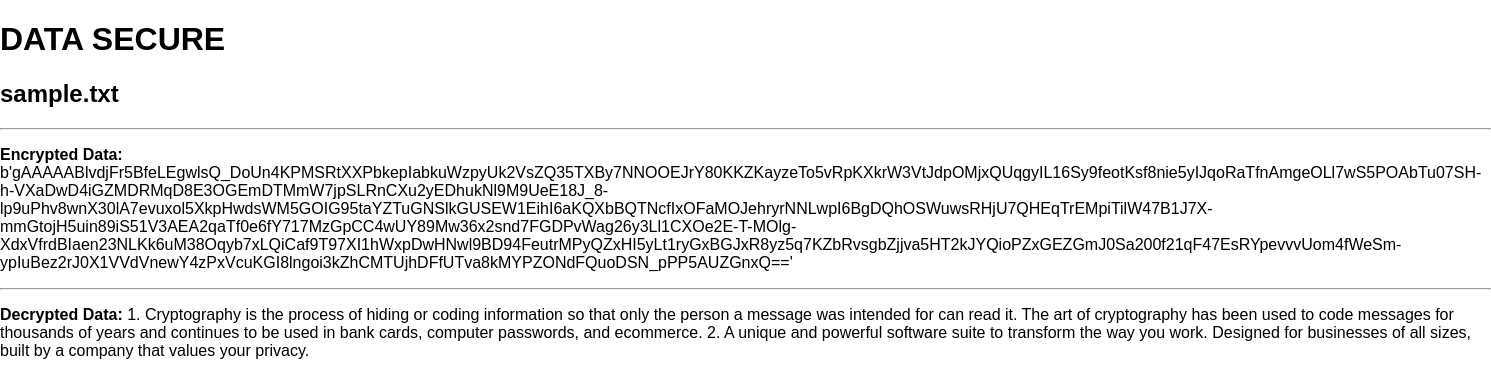
Screenshot of /view/1/ with the database file from the repository.
### enc_app/models.py (models this page shows)
class EncryptedFile(models.Model):
    file_name = models.CharField(max_length=255)
    encrypted_data = models.BinaryField()
    encryption_key = models.BinaryField()

### enc_app/views.py (the view)
# urls.py: path('view/<int:file_id>/', view_file, name='view_file'),
def view_file(request, file_id):
    file = EncryptedFile.objects.get(pk=file_id)
    decrypted_data = decrypt_data(file.encrypted_data, file.encryption_key)
    return render(request, 'view_file.html', {'file': file, 'decrypted_data': decrypted_data})

### enc_app/utils.py (called while the page is built)
def decrypt_data(encrypted_data, key):
    cipher = Fernet(key)
    decrypted_data = cipher.decrypt(encrypted_data)
    return decrypted_data.decode()

### enc_app/templates/view_file.html (shortened to what this page needs)
<!DOCTYPE html>
{% extends 'base.html' %}
{% block content %}
    <h2>{{ file.file_name }}</h2>
    <hr></hr>
    <p><strong> Encrypted Data: </strong> {{ file.encrypted_data }}</p>
    <hr></hr>
    <p><strong> Decrypted Data: </strong> {{ decrypted_data }}</p>
{% endblock %}

### enc_app/templates/base.html (shortened to what this page needs)
<!DOCTYPE html>
<html lang="en">
<head>
</head>
<body>
    <h1>{% block header %}DATA SECURE{% endblock %}</h1>
    {% block content %}{% endblock %}
</body>
</html>

### enc_app/templates/base.html (style rules this page uses)
body { font-family: Arial, sans-serif; margin: 0; padding: 0; color: black; background-color: white; }

### rows the page displays
EncryptedFile: file_name "sample.txt", encrypted_data "b'gAAAAABlvdjFr5BfeLEgwlsQ_DoUn4KPMSRtXXPbkepIabkuWzpyUk2VsZQ35TXBy7NNOOEJrY80KKZKayzeTo5vRpKXkrW3VtJdpOMjxQUqgyIL16Sy9feotKsf8nie5yIJqoRaTfnAmgeOLl7wS5POAbTu07SH-h-VXaDwD4iGZMDRMqD8E3OGEmDTMmW7jpSLRnCXu2yEDhukNl9M9UeE18J_8-lp9uPhv8wnX30lA7evuxol5XkpHwdsWM5GOIG95taYZTuGNSlkGUSEW1EihI6aKQXbBQTNcfIxOFaMOJehryrNNLwpI6BgDQhOSWuwsRHjU7QHEqTrEMpiTilW47B1J7X-mmGtojH5uin89iS51V3AEA2qaTf0e6fY717MzGpCC4wUY89Mw36x2snd7FGDPvWag26y3Ll1CXOe2E-T-MOlg-XdxVfrdBIaen23NLKk6uM38Oqyb7xLQiCaf9T97XI1hWxpDwHNwl9BD94FeutrMPyQZxHI5yLt1ryGxBGJxR8yz5q7KZbRvsgbZjjva5HT2kJYQioPZxGEZGmJ0Sa200f21qF47EsRYpevvvUom4fWeSm-ypIuBez2rJ0X1VVdVnewY4zPxVcuKGI8lngoi3kZhCMTUjhDFfUTva8kMYPZONdFQuoDSN_pPP5AUZGnxQ=='"
